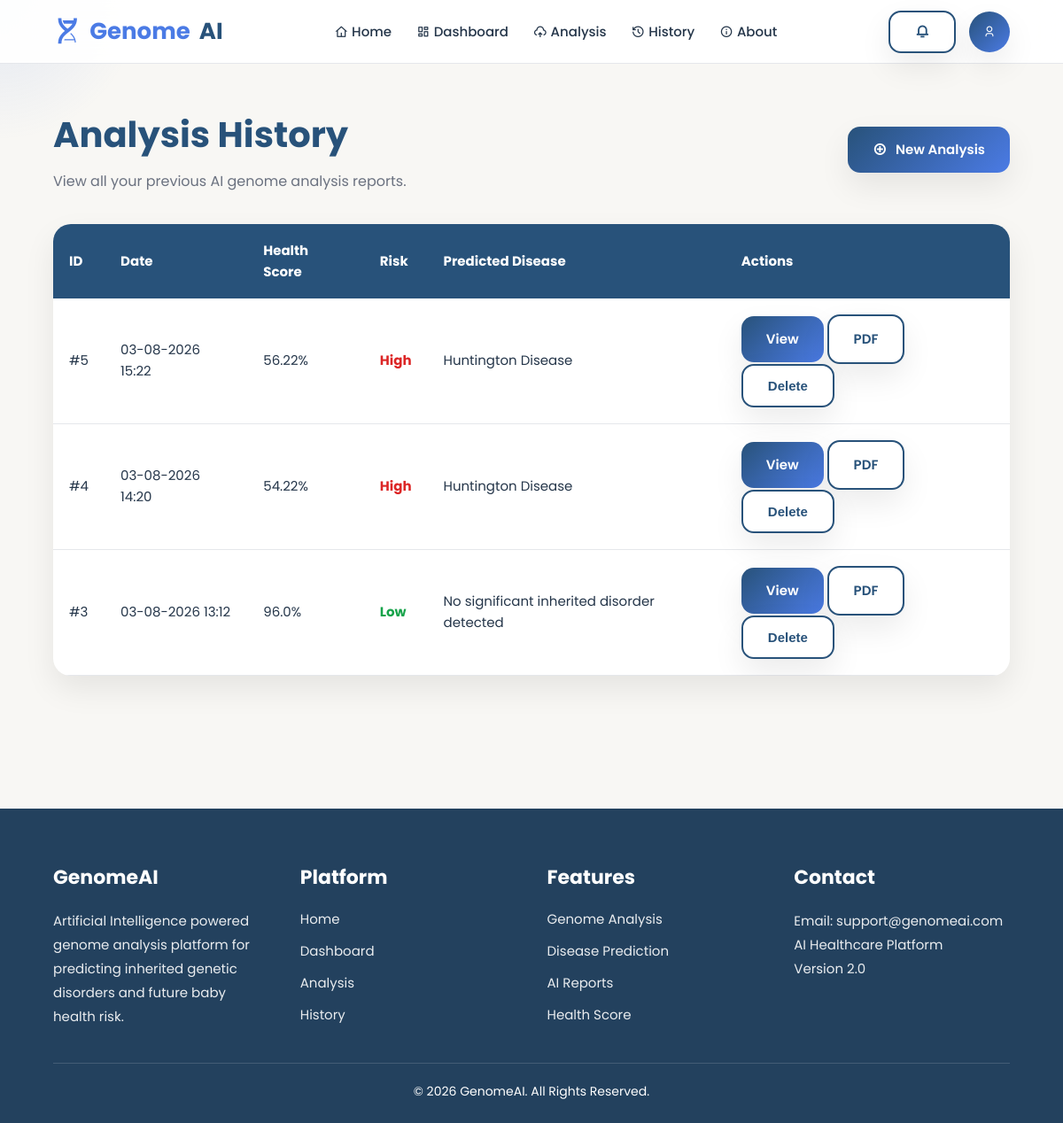
The app's page /history (signed in) with its own data.
### models/user.py (models this page shows)
class AnalysisHistory(db.Model):
    __tablename__ = "analysis_history"
    id = db.Column(db.Integer, primary_key=True)
    user_id = db.Column(
        db.Integer,
        db.ForeignKey("users.id"),
        nullable=False
    )
    mother_file = db.Column(db.String(255))
    father_file = db.Column(db.String(255))
    health_score = db.Column(db.Float)
    risk_level = db.Column(db.String(50))
    predicted_disease = db.Column(db.Text)
    recommendations = db.Column(db.Text)
    created_at = db.Column(db.DateTime, default=datetime.utcnow)

### app.py (the view)
@app.route("/history")
def history():
    if "user_id" not in session:
        return redirect(
            url_for("login")
        )
    history = AnalysisHistory.query.filter_by(
        user_id=session["user_id"]
    ).order_by(
        AnalysisHistory.created_at.desc()
    ).all()
    return render_template(
        "history.html",
        history=history
    )

### templates/history.html (shortened to what this page needs)
{% extends "base.html" %}
{% block content %}
<div class="history-page">
    <div class="dashboard-header">
        <div class="dashboard-title">
            <h1>Analysis History</h1>
            <p>
                View all your previous AI genome analysis reports.
            </p>
        </div>
        <a href="{{ url_for('upload') }}" class="btn">
            <i class="ri-add-circle-line"></i>
            New Analysis
        </a>
    </div>
    <div class="history-card">
        {% if history %}
        <table class="history-table">
            <thead>
                <tr>
                    <th>ID</th>
                    <th>Date</th>
                    <th>Health Score</th>
                    <th>Risk</th>
                    <th>Predicted Disease</th>
                    <th>Actions</th>
                </tr>
            </thead>
            <tbody>
            {% for item in history %}
                <tr>
                    <td>
                        #{{ item.id }}
                    </td>
                    <td>
                        {{ item.created_at.strftime("%d-%m-%Y %H:%M") }}
                    </td>
                    <td>
                        {{ item.health_score }}%
                    </td>
                    <td>
                        {% if item.risk_level == "High" %}
                        <span style="color:#DC2626;font-weight:bold;">
                            High
                        </span>
                        {% elif item.risk_level == "Medium" %}
                        <span style="color:#F59E0B;font-weight:bold;">
                            Medium
                        </span>
                        {% else %}
                        <span style="color:#16A34A;font-weight:bold;">
                            Low
                        </span>
                        {% endif %}
                    </td>
                    <td>
                        {{ item.predicted_disease }}
                    </td>
                    <td>
                        <a
                            href="{{ url_for('analysis_details', id=item.id) }}"
                            class="btn">
                            View
                        </a>
                        <a
                            href="{{ url_for('download_report', id=item.id) }}"
                            class="btn btn-outline">
                            PDF
                        </a>
                        <form
                            action="{{ url_for('delete_analysis', id=item.id) }}"
                            method="POST"
                            style="display:inline;">
                            <button
                                type="submit"
                                class="btn btn-outline"
                                onclick="return confirm('Delete this analysis permanently?')">
                                Delete
                            </button>
                        </form>
                    </td>
                </tr>
            {% endfor %}
            </tbody>
        </table>
        {% endif %}
    </div>
</div>
{% endblock %}

### static/css/style.css (style rules this page uses)
:root { --primary:#28527A; --secondary:#4B7BE5; --accent:#8FB8ED; --success:#2E8B57; --warning:#D4A017; --danger:#D9534F; --bg:#F8F7F4; --card:#FFFFFF; --border:#E5E7EB; --text:#25364A; --muted:#6B7280; --shadow:0 15px 35px rgba(0,0,0,.08); --radius:18px; }
* { margin:0; padding:0; box-sizing:border-box; }
html { scroll-behavior:smooth; }
body { font-family:"Poppins",sans-serif; background:var(--bg); color:var(--text); font-size:15px; line-height:1.6; overflow-x:hidden; min-height:100vh; }
a { text-decoration:none; color:inherit; transition:.3s; }
.btn { display:inline-flex; align-items:center; justify-content:center; gap:10px; padding:14px 28px; border:none; border-radius:14px; cursor:pointer; font-size:15px; font-weight:600; transition:.3s; background:linear-gradient( 135deg, var(--primary), var(--secondary) ); color:#fff; box-shadow:var(--shadow); }
.btn-outline { background:#fff; color:var(--primary); border:2px solid var(--primary); }
.dashboard-header { display:flex; justify-content:space-between; align-items:center; flex-wrap:wrap; gap:20px; margin-bottom:35px; }
.dashboard-title h1 { font-size:40px; color:var(--primary); margin-bottom:8px; }
.dashboard-title p { color:var(--muted); font-size:16px; }
.history-page { max-width:1300px; margin:auto; padding:40px 5% 80px; }
.history-table { width:100%; border-collapse:collapse; background:#fff; border-radius:20px; overflow:hidden; box-shadow:var(--shadow); }
.history-table th { background:var(--primary); color:#fff; padding:18px; text-align:left; font-size:15px; }
.history-table td { padding:18px; border-bottom:1px solid var(--border); font-size:15px; }

### records on screen
AnalysisHistory: id "5", created_at "03-08-2026 15:22", health_score "56.22", risk_level "High", predicted_disease "Huntington Disease"
AnalysisHistory: id "4", created_at "03-08-2026 14:20", health_score "54.22", risk_level "High", predicted_disease "Huntington Disease"
AnalysisHistory: id "3", created_at "03-08-2026 13:12", health_score "96.0", risk_level "Low", predicted_disease "No significant inherited disorder detected"
